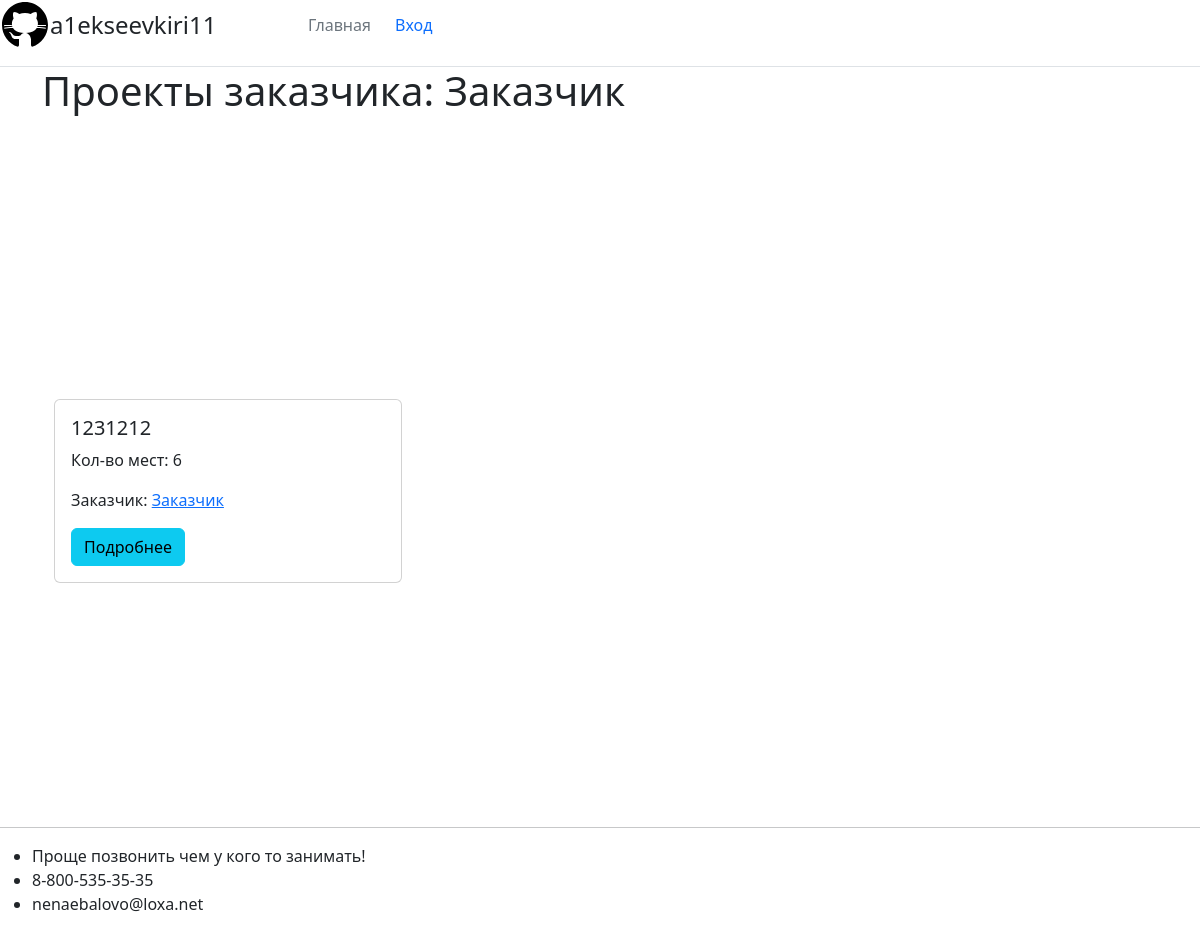
/user/Заказчик, run on an earlier commit of the app's database.
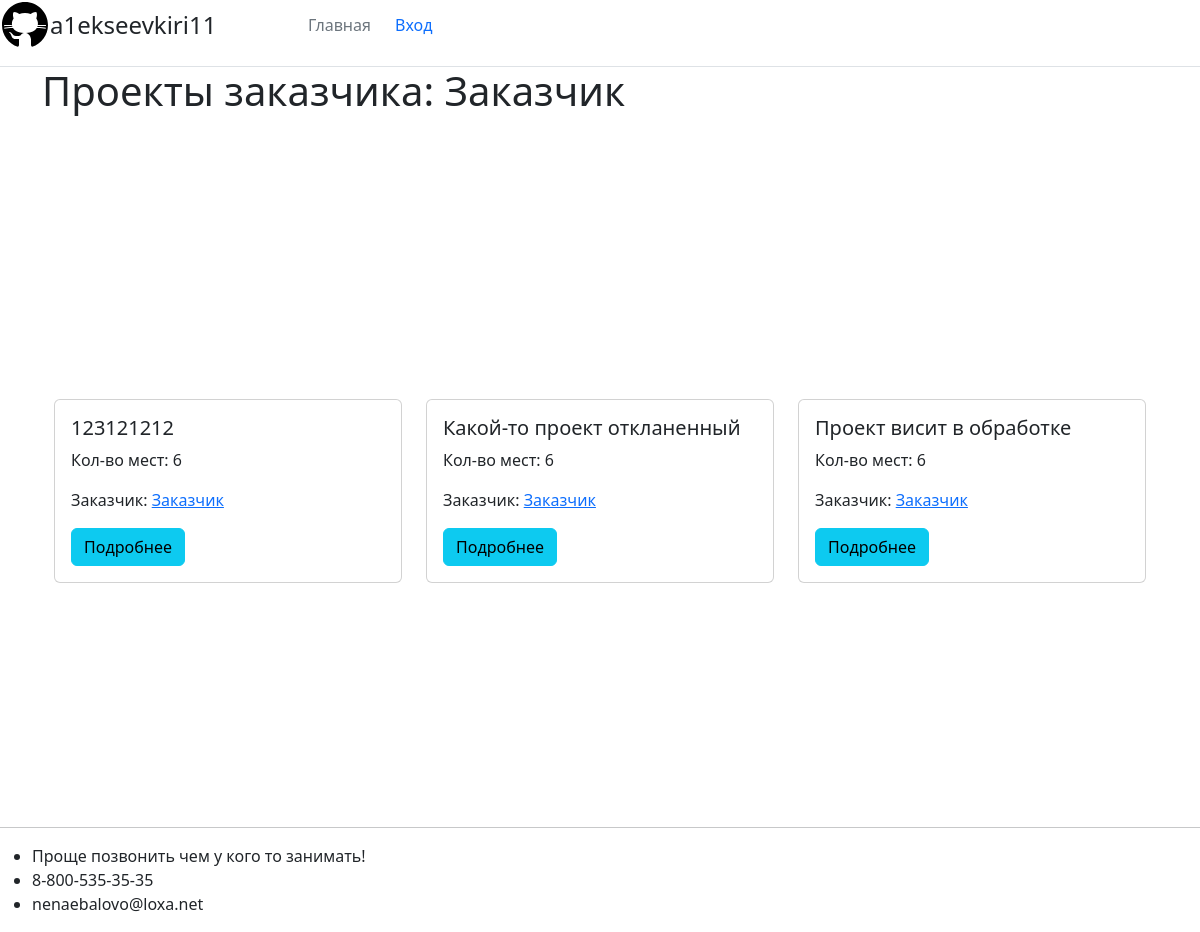
And on a later commit of the database.
### showcase_projects/models.py (models this page shows, shortened)
class Project(models.Model):
    STATUS_CHOICES = [
        ('accepted', 'Принят'),
        ('processing', 'В обработке'),
        ('rejected', 'Отклонен'),
    ]
    title = models.CharField(max_length=100)
    status = models.CharField(max_length=20, choices=STATUS_CHOICES, default='processing')
    place = models.IntegerField(default=6)
    customer = models.ForeignKey(Profile, on_delete=models.CASCADE, related_name='customer')
    lecturer = models.ForeignKey(Profile, on_delete=models.CASCADE, default=None, null=True, blank=True, related_name='lecturer')

### registration/models.py (models this page shows, shortened)
class Profile(models.Model):
    user = models.OneToOneField(
        User, on_delete=models.CASCADE,
    )

### showcase_projects/views.py (the view)
# urls.py: path('user/<str:username>', ProjectCustomerListView.as_view(), name='project-user'),
class ProjectCustomerListView(ListView):
    model = Project
    template_name = 'showcase_projects/project_user.html'
    context_object_name = 'projects'
    def get_queryset(self):
        user = get_object_or_404(Profile, user__username=self.kwargs.get('username'))
        return Project.objects.filter(customer=user)

### showcase_projects/templates/showcase_projects/project_user.html (shortened to what this page needs)
{% extends "showcase_projects/base.html" %}
{% block content %}
<h1 class="mb-3">Проекты заказчика: {{ view.kwargs.username }}</h1>
<div style="min-height: 85vh; display: flex; justify-content: center; align-items: center;">
    <div class="container mt-5">
        <div class="row mt-3">
            {% if projects %}
                {% for project in projects %}
                    {% include "showcase_projects/project_card.html" %}
                {% endfor %}
            {% else %}
                <h2>Проектов нет!</h2>
            {% endif %}
        </div>
    </div>
</div>
{% endblock content %}

### showcase_projects/templates/showcase_projects/project_card.html
<div class="col-md-4 mb-4">
    <div class="card">
        <div class="card-body">
            <h5 class="card-title">{{ project.title }}</h5>
            <p class="card-text">Кол-во мест: {{ project.place }}</p>
            <p class="card-text">Заказчик:
                <a href="{% url 'project-user' project.customer.user.username %}" class="card-text">{{ project.customer.user.username }}</a>
            </p>
            <a href="{% url 'project-detail' project.id %}" class="btn btn-info">Подробнее</a>
        </div>
    </div>
</div>

What changed in the data, as far as the page shows it:
changed Project (number 1 of 3 on the later page): title "1231212" → "123121212"
added Project: title "Какой-то проект откланенный", place "6", customer.user.username "Заказчик"
added Project: title "Проект висит в обработке", place "6", customer.user.username "Заказчик"
